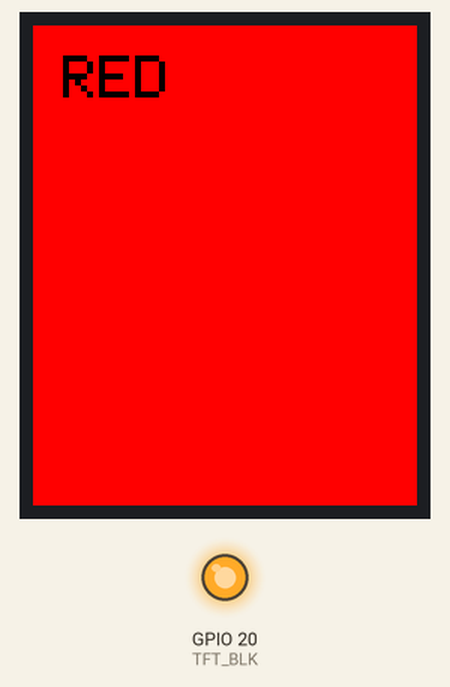
Recording of a sketch running on a simulated ESP32. Shown: 128×160 colour display, output pins drawn as LEDs (lit = HIGH). What the sketch prints to the serial monitor is not drawn.

Above: at 1.7 s.
At 6.3 s:
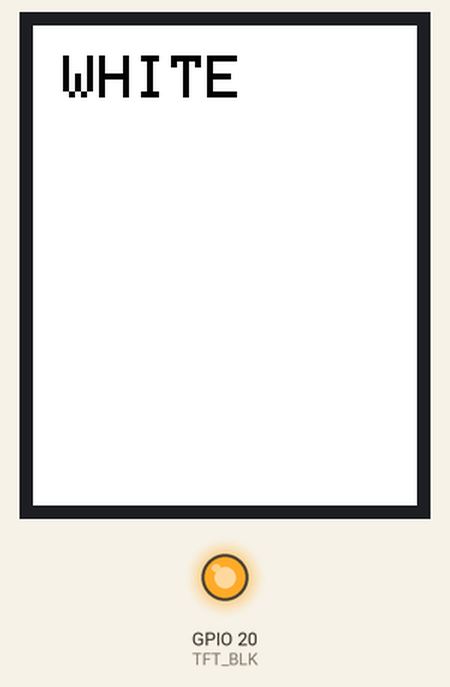
At 10.9 s:
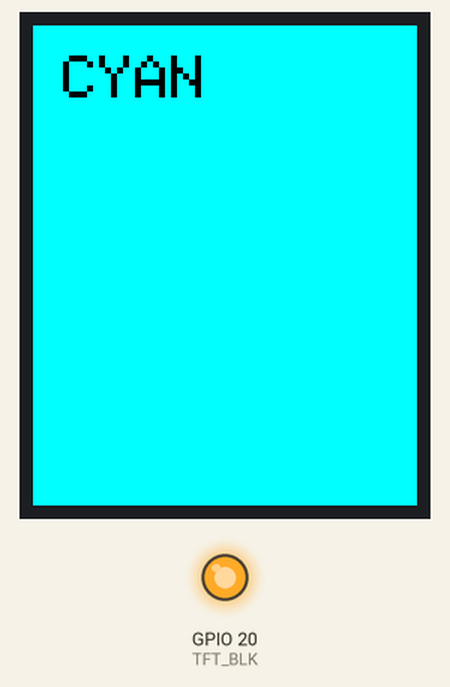
At 20.05 s:
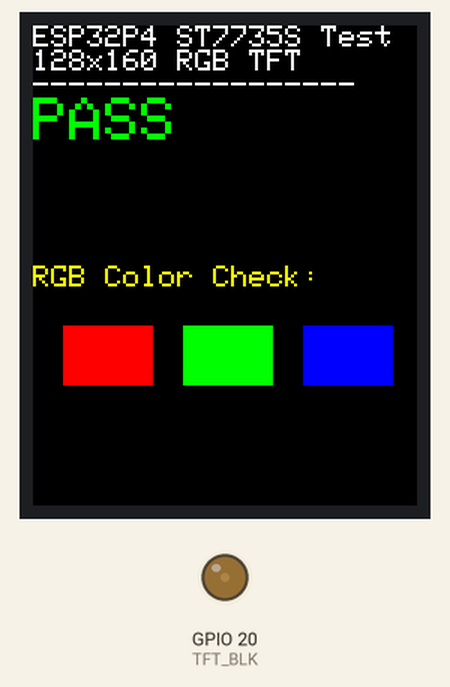
Timing chart, 0 to 40.0 s (numbered marks = the images above):
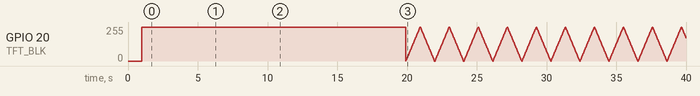

Measured:
- what the display in image 0 shows lasts 1.5 s, from 1.7 s to 3.2 s

The sketch:

rgb_test.ino
```cpp
/*
 * ESP32P4 + ST7735S 128x160 RGB TFT 颜色测试
 * 开发板: JC-ESP32P4-M3-DEV
 * 接线: 软SPI，引脚可自由定义
 */

#include <Adafruit_GFX.h>
#include <Adafruit_ST7735.h>

// ================== 引脚定义 ==================
#define TFT_CS     5   // CS
#define TFT_DC     4   // DC
#define TFT_RST    3   // RST
#define TFT_MOSI   2   // SDA (MOSI)
#define TFT_SCLK   1   // SCL (SCK)
#define TFT_BLK   20   // 背光控制

// 使用软SPI构造函数: CS, DC, MOSI, SCLK, RST
Adafruit_ST7735 tft = Adafruit_ST7735(TFT_CS, TFT_DC, TFT_MOSI, TFT_SCLK, TFT_RST);

// 常用颜色定义（RGB565格式）
#define COLOR_BLACK   0x0000
#define COLOR_WHITE   0xFFFF
#define COLOR_RED     0xF800
#define COLOR_GREEN   0x07E0
#define COLOR_BLUE    0x001F
#define COLOR_YELLOW  0xFFE0
#define COLOR_CYAN    0x07FF
#define COLOR_MAGENTA 0xF81F
#define COLOR_ORANGE  0xFC00

void setup() {
  Serial.begin(115200);
  delay(1000);
  Serial.println("ESP32P4 ST7735S 颜色测试启动...");

  // 初始化背光（高电平点亮，也可接PWM调光）
  pinMode(TFT_BLK, OUTPUT);
  digitalWrite(TFT_BLK, HIGH);

  // 初始化屏幕
  // 128x160 屏幕通常用 INITR_BLACKTAB，如果颜色偏移可换成 INITR_GREENTAB
  tft.initR(INITR_BLACKTAB);

  // 设置方向: 0=竖屏, 1=横屏, 2=竖屏翻转, 3=横屏翻转
  tft.setRotation(0);

  // 清屏
  tft.fillScreen(COLOR_BLACK);

  Serial.println("屏幕初始化完成，开始颜色测试...");
  delay(500);

  // ====== 第一步：全屏纯色循环测试 ======
  testFullScreenColors();

  // ====== 第二步：8色块并排测试（检查坏点/偏色） ======
  testColorBars();

  // ====== 第三步：文字与反色测试 ======
  testTextAndInvert();

  Serial.println("所有测试完成，进入循环...");
}

void loop() {
  // 循环做渐变呼吸灯背光效果（可选）
  for (int duty = 0; duty <= 255; duty += 5) {
    analogWrite(TFT_BLK, duty);  // 如果BLK引脚支持PWM
    delay(20);
  }
  for (int duty = 255; duty >= 0; duty -= 5) {
    analogWrite(TFT_BLK, duty);
    delay(20);
  }
}

// ================== 测试函数 ==================

// 1. 全屏纯色切换（最基础的坏点/颜色检查）
void testFullScreenColors() {
  uint16_t colors[] = {COLOR_RED, COLOR_GREEN, COLOR_BLUE, COLOR_WHITE, COLOR_BLACK, COLOR_YELLOW, COLOR_CYAN, COLOR_MAGENTA};
  const char* names[] = {"RED", "GREEN", "BLUE", "WHITE", "BLACK", "YELLOW", "CYAN", "MAGENTA"};

  for (int i = 0; i < 8; i++) {
    tft.fillScreen(colors[i]);
    tft.setCursor(10, 10);
    tft.setTextColor(COLOR_BLACK);
    if (colors[i] == COLOR_BLACK) tft.setTextColor(COLOR_WHITE);
    tft.setTextSize(2);
    tft.println(names[i]);

    Serial.print("当前显示: ");
    Serial.println(names[i]);
    delay(1500);
  }
}

// 2. 8色条测试（同时显示，检查均匀性）
void testColorBars() {
  tft.fillScreen(COLOR_BLACK);
  int barWidth = tft.width() / 4;   // 128/4 = 32
  int barHeight = tft.height() / 2; // 160/2 = 80

  uint16_t topColors[4] = {COLOR_RED, COLOR_GREEN, COLOR_BLUE, COLOR_WHITE};
  uint16_t botColors[4] = {COLOR_YELLOW, COLOR_CYAN, COLOR_MAGENTA, COLOR_ORANGE};

  for (int i = 0; i < 4; i++) {
    tft.fillRect(i * barWidth, 0, barWidth, barHeight, topColors[i]);
    tft.fillRect(i * barWidth, barHeight, barWidth, barHeight, botColors[i]);
  }

  // 画分割线
  tft.drawFastHLine(0, barHeight, tft.width(), COLOR_BLACK);
  for (int i = 1; i < 4; i++) {
    tft.drawFastVLine(i * barWidth, 0, tft.height(), COLOR_BLACK);
  }

  delay(3000);
}

// 3. 文字清晰度与反色测试
void testTextAndInvert() {
  tft.fillScreen(COLOR_BLACK);

  tft.setTextSize(1);
  tft.setTextColor(COLOR_WHITE);
  tft.setCursor(0, 0);
  tft.println("ESP32P4 ST7735S Test");
  tft.println("128x160 RGB TFT");
  tft.println("------------------");

  tft.setTextSize(2);
  tft.setTextColor(COLOR_GREEN);
  tft.println("PASS");

  tft.setTextSize(1);
  tft.setTextColor(COLOR_YELLOW);
  tft.setCursor(0, 80);
  tft.println("RGB Color Check:");

  // 画三个小色块 R G B
  tft.fillRect(10, 100, 30, 20, COLOR_RED);
  tft.fillRect(50, 100, 30, 20, COLOR_GREEN);
  tft.fillRect(90, 100, 30, 20, COLOR_BLUE);

  delay(3000);
}
```
